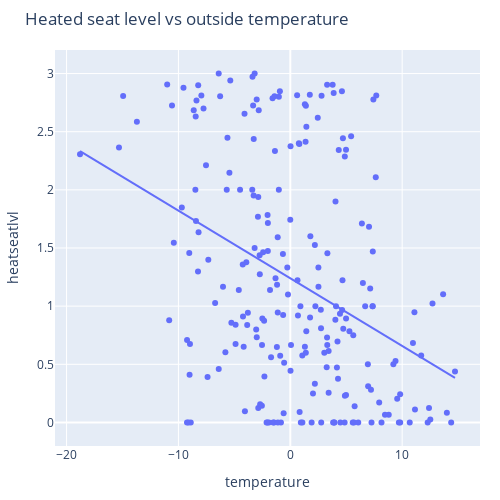

Here is the notebook cell this chart was saved with:
### Code cell
fig = px.scatter(
    df.groupby(by="experiment_number").agg("mean"),
    x="temperature",
    y=target,
    trendline="ols",
    title="Heated seat level vs outside temperature",
)
fig.update_layout(
    autosize=False, width=500, height=500, margin=dict(l=40, r=20, t=50, b=50)
)

fig.show()

### Figure 1 — Plotly figure (JSON) as saved in the notebook; plotly's stock layout.template omitted (floating-point values rounded to 4 significant figures; data arrays with more than 128 entries replaced by an {"elided": "..."} marker saying what was removed)
{"data": [{"hovertemplate": "temperature=%{x}<br>heatseatlvl=%{y}<extra></extra>", "legendgroup": "", "marker": {"color": "#636efa", "symbol": "circle"}, "mode": "markers", "name": "", "orientation": "v", "showlegend": false, "type": "scatter", "x": {"elided": "220 float values"}, "xaxis": "x", "y": {"elided": "220 float values"}, "yaxis": "y"}, {"hovertemplate": "<b>OLS trendline</b><br>heatseatlvl = -0.0581239 * temperature + 1.23946<br>R<sup>2</sup>=0.136871<br><br>temperature=%{x}<br>heatseatlvl=%{y} <b>(trend)</b><extra></extra>", "legendgroup": "", "marker": {"color": "#636efa", "symbol": "circle"}, "mode": "lines", "name": "", "showlegend": false, "type": "scatter", "x": {"elided": "220 float values"}, "xaxis": "x", "y": {"elided": "220 float values"}, "yaxis": "y"}], "layout": {"autosize": false, "height": 500, "legend": {"tracegroupgap": 0}, "margin": {"b": 50, "l": 40, "r": 20, "t": 50}, "title": {"text": "Heated seat level vs outside temperature"}, "width": 500, "xaxis": {"anchor": "y", "domain": [0, 1], "title": {"text": "temperature"}}, "yaxis": {"anchor": "x", "domain": [0, 1], "title": {"text": "heatseatlvl"}}}}
